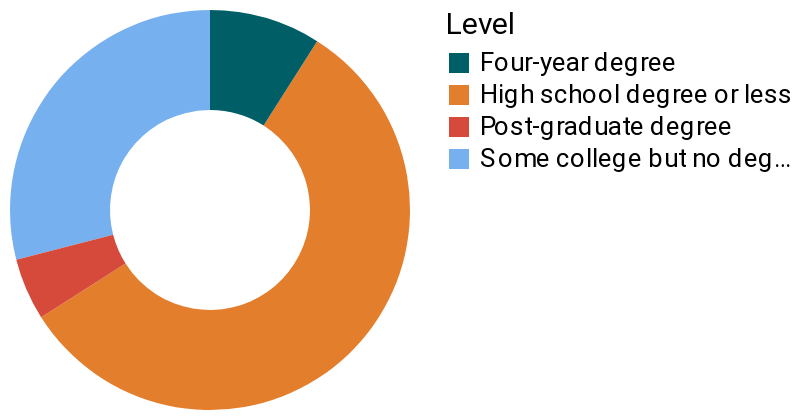

Write notebook code for a chart like this one.
### Code cell
alt.Chart(education_df).mark_arc(innerRadius=50).encode(
    theta=alt.Theta(field="Percent of QAnon believers who have a", type="quantitative"),
    color=alt.Color(
        field="Level",
        type="nominal",
    ),
).properties(width=200, height=200)

### Figure 1 — Vega-Lite specification as saved in the notebook (floating-point values rounded to 4 significant figures)
{"config": {"view": {"width": 800, "height": 450, "strokeOpacity": 0}, "background": "#ffffff", "title": {"anchor": "start", "font": "Summit Sans", "fontColor": "palette[\"black\"]", "fontSize": 18, "fontWeight": "normal"}, "arc": {"fill": "#00d4d8"}, "area": {"fill": "#00d4d8"}, "line": {"stroke": "#00d4d8", "strokeWidth": 3}, "path": {"stroke": "#00d4d8"}, "rect": {"fill": "#00d4d8"}, "shape": {"stroke": "#00d4d8"}, "bar": {"fill": "#00d4d8"}, "point": {"stroke": "#00d4d8"}, "symbol": {"fill": "#00d4d8", "size": 30}, "axis": {"titleFont": "Roboto", "titleFontSize": 15, "titleFontWeight": "normal", "labelFont": "Roboto, sans", "labelFontSize": 13, "labelFontWeight": "normal"}, "axisX": {"labelAngle": 0, "labelPadding": 6, "tickSize": 3, "grid": false}, "axisY": {"labelBaseline": "middle", "maxExtent": 45, "minExtent": 45, "titleAlign": "left", "titleAngle": 0, "titleX": -45, "titleY": -11, "domainOpacity": 0, "gridWidth": 0.6, "gridColor": "#dddddd", "offset": 6, "tickSize": 0, "titleColor": "#767676"}, "legend": {"titleFont": "Roboto", "titleFontSize": 15, "titleFontWeight": "normal", "symbolType": "square", "labelFont": "Roboto, sans", "labelFontSize": 13}, "range": {"category": ["#005f66", "#e37e2d", "#d64a3b", "#76b0ef", "#c1bc40"], "diverging": ["#e68a4f", "#f4bb6a", "#f9e39c", "#dadfe2", "#a6b7c6", "#849eae"], "heatmap": ["#7ff6f6", "#00eeef", "#00d4d8", "#00abb2", "#00848b", "#fbf2c7", "#00363d"], "ordinal": ["#7ff6f6", "#00eeef", "#00d4d8", "#00abb2", "#00848b", "#fbf2c7", "#00363d"], "ramp": ["#7ff6f6", "#00eeef", "#00d4d8", "#00abb2", "#00848b", "#fbf2c7", "#00363d"]}}, "data": {"name": "data-98e5d018c97bcdb14ef526d3db8674e4"}, "mark": {"type": "arc", "innerRadius": 50}, "encoding": {"color": {"field": "Level", "type": "nominal"}, "theta": {"field": "Percent of QAnon believers who have a", "type": "quantitative"}}, "height": 200, "width": 200, "$schema": "https://vega.github.io/schema/vega-lite/v4.17.0.json", "datasets": {"data-98e5d018c97bcdb14ef526d3db8674e4": [{"Level": "High school degree or less", "Percent of QAnon believers who have a": 57.0}, {"Level": "Some college but no degree", "Percent of QAnon believers who have a": 29.0}, {"Level": "Four-year degree", "Percent of QAnon believers who have a": 9.0}, {"Level": "Post-graduate degree", "Percent of QAnon believers who have a": 5.0}]}}
